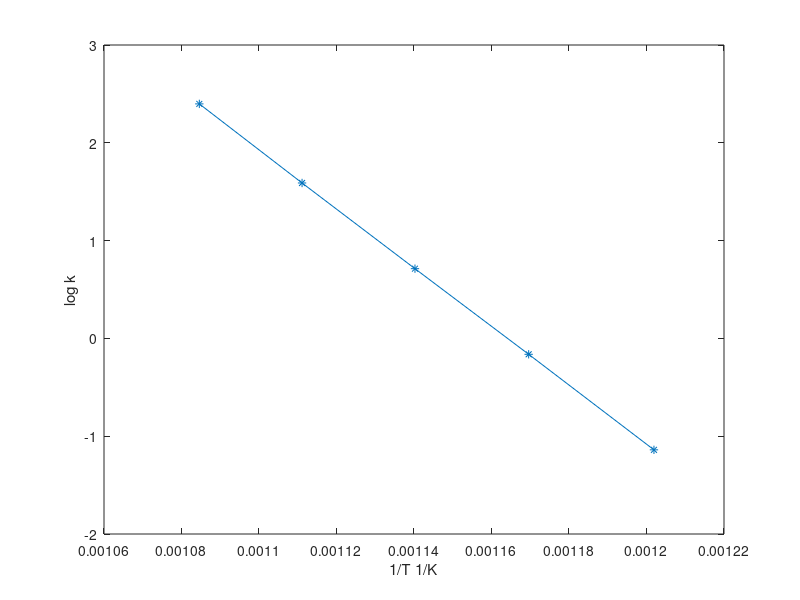

Source code (MATLAB):
%CHE 345 Seminar 9
%This file contains the numerical solution to Seminar 9
%To run each module, notice that double % (%%) separates this file.
%Click on any line of problem 1 and then control+enter to execute.
%Anton Fadic / Winter 2017

%% Problem 2
function seminar9p2

close all; clc;
F0T = 11000;
Fa0 = F0T/11;
kinConsts=calcConstant;
T = 650+273.15;
k = kinConsts(2)*exp(-kinConsts(1)/T);
A = kinConsts(2);
EadR= kinConsts(1);
P = 2; %atm
%% part 1
intFun = @(X) Fa0./(k*((1-X)./(11+X))*P);
V = integral(intFun,0,0.2);
fprintf('Isothermal operation, V = %4.3f L\n',V);
%% part 2
intFun = @(X) Fa0.*(11+X)./(A.*exp(-EadR./(923-222.*X)).*(1-X))/P;
V = integral(intFun,0,0.2);
fprintf('Adiabatic operation, V = %4.3f L\n',V);

end

function prop=calcConstant
%prop(1)=Ea/R; mol/h/L/atm
%prop(2)=A0;  
T=[922 900 877 855 832];
k =[11 4.9 2.04 0.85 0.32];

close all;
plot(1./T,log(k),'*-'); xlabel('1/T 1/K'); ylabel('log k');

p = polyfit(1./T,log(k),1); 

p(2) = exp(p(2));
p(1) = -p(1);
prop=p;
end